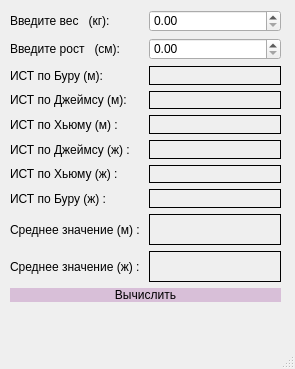
<?xml version="1.0" encoding="UTF-8"?>
<ui version="4.0">
 <class>MainWindow</class>
 <widget class="QMainWindow" name="MainWindow">
  <property name="geometry">
   <rect>
    <x>0</x>
    <y>0</y>
    <width>295</width>
    <height>369</height>
   </rect>
  </property>
  <property name="windowTitle">
   <string>Сухая масса тела</string>
  </property>
  <property name="styleSheet">
   <string notr="true">MainWindow
{
background-color: #E6E6FA;
}
QLabel{
color: #000000;
}
QPushButton{
background-color: Thistle;
border-radius: 10px;
color: #000000;
}
QPushButton::hover{
background-color: #ff3358;
}
QComboBox{
background: #9496a1;
border-radius: 8px;
}
QComboBox::drop-down 
{
    width: 0px;
    height: 0px;
    border: 0px;
}
QComboBox QAbstractItemView {
  color: white;	
  background-color: #9496a1;
  padding: 10px;
  selection-background-color:#9496a1;
border-radius: 10px;
}
QGraphicsView{
border-radius: 50px;
background: white;
}
QMessageBox QLabel{
color: #000000;
}</string>
  </property>
  <widget class="QWidget" name="centralwidget">
   <widget class="QWidget" name="">
    <property name="geometry">
     <rect>
      <x>10</x>
      <y>10</y>
      <width>271</width>
      <height>292</height>
     </rect>
    </property>
    <layout class="QGridLayout" name="gridLayout_6">
     <item row="0" column="0">
      <layout class="QVBoxLayout" name="verticalLayout">
       <item>
        <layout class="QGridLayout" name="gridLayout">
         <item row="1" column="1">
          <widget class="QDoubleSpinBox" name="doubleSpinBox_high">
           <property name="maximum">
            <double>10000.000000000000000</double>
           </property>
          </widget>
         </item>
         <item row="0" column="0">
          <widget class="QLabel" name="label">
           <property name="text">
            <string>Введите вес   (кг):</string>
           </property>
          </widget>
         </item>
         <item row="0" column="1">
          <widget class="QDoubleSpinBox" name="doubleSpinBox_weight">
           <property name="maximum">
            <double>10000.000000000000000</double>
           </property>
          </widget>
         </item>
         <item row="1" column="0">
          <widget class="QLabel" name="label_2">
           <property name="text">
            <string>Введите рост   (см):</string>
           </property>
          </widget>
         </item>
        </layout>
       </item>
       <item>
        <layout class="QGridLayout" name="gridLayout_5">
         <item row="1" column="0">
          <layout class="QGridLayout" name="gridLayout_3">
           <item row="0" column="0">
            <widget class="QLabel" name="label_11">
             <property name="text">
              <string>ИСТ по Джеймсу (ж) :</string>
             </property>
            </widget>
           </item>
           <item row="0" column="1">
            <widget class="QLabel" name="label_result_3_Dshjemsw">
             <property name="frameShape">
              <enum>QFrame::Panel</enum>
             </property>
             <property name="text">
              <string/>
             </property>
            </widget>
           </item>
           <item row="1" column="0">
            <widget class="QLabel" name="label_10">
             <property name="text">
              <string>ИСТ по Хьюму (ж) : </string>
             </property>
            </widget>
           </item>
           <item row="1" column="1">
            <widget class="QLabel" name="label_result_6_X_w">
             <property name="frameShape">
              <enum>QFrame::Panel</enum>
             </property>
             <property name="text">
              <string/>
             </property>
            </widget>
           </item>
           <item row="2" column="0">
            <widget class="QLabel" name="label_7">
             <property name="text">
              <string>ИСТ по Буру (ж) :</string>
             </property>
            </widget>
           </item>
           <item row="2" column="1">
            <widget class="QLabel" name="label_bur_w">
             <property name="frameShape">
              <enum>QFrame::Panel</enum>
             </property>
             <property name="text">
              <string/>
             </property>
            </widget>
           </item>
          </layout>
         </item>
         <item row="0" column="0">
          <layout class="QGridLayout" name="gridLayout_2">
           <item row="2" column="0">
            <widget class="QLabel" name="label_5">
             <property name="text">
              <string>ИСТ по Хьюму (м) : </string>
             </property>
            </widget>
           </item>
           <item row="0" column="0">
            <widget class="QLabel" name="label_4">
             <property name="text">
              <string>ИСТ по Буру (м):</string>
             </property>
            </widget>
           </item>
           <item row="1" column="0">
            <widget class="QLabel" name="label_6">
             <property name="text">
              <string>ИСТ по Джеймсу (м):</string>
             </property>
            </widget>
           </item>
           <item row="2" column="2">
            <widget class="QLabel" name="label_result_4_X_m">
             <property name="frameShape">
              <enum>QFrame::Panel</enum>
             </property>
             <property name="text">
              <string/>
             </property>
            </widget>
           </item>
           <item row="1" column="2">
            <widget class="QLabel" name="label_result_2_dsheims_m">
             <property name="frameShape">
              <enum>QFrame::Panel</enum>
             </property>
             <property name="text">
              <string/>
             </property>
            </widget>
           </item>
           <item row="0" column="2">
            <widget class="QLabel" name="label_result_bur_m">
             <property name="frameShape">
              <enum>QFrame::Panel</enum>
             </property>
             <property name="text">
              <string/>
             </property>
            </widget>
           </item>
          </layout>
         </item>
         <item row="2" column="0">
          <layout class="QGridLayout" name="gridLayout_4">
           <item row="1" column="1">
            <widget class="QLabel" name="label_result_sr_w">
             <property name="frameShape">
              <enum>QFrame::Box</enum>
             </property>
             <property name="text">
              <string/>
             </property>
            </widget>
           </item>
           <item row="0" column="0">
            <widget class="QLabel" name="label_8">
             <property name="text">
              <string>Среднее значение (м) :</string>
             </property>
            </widget>
           </item>
           <item row="0" column="1">
            <widget class="QLabel" name="label_result_sr_m">
             <property name="frameShape">
              <enum>QFrame::Box</enum>
             </property>
             <property name="text">
              <string/>
             </property>
            </widget>
           </item>
           <item row="1" column="0">
            <widget class="QLabel" name="label_12">
             <property name="text">
              <string>Среднее значение (ж) :</string>
             </property>
            </widget>
           </item>
          </layout>
         </item>
        </layout>
       </item>
      </layout>
     </item>
     <item row="1" column="0">
      <widget class="QPushButton" name="pushButton">
       <property name="text">
        <string>Вычислить</string>
       </property>
      </widget>
     </item>
    </layout>
   </widget>
  </widget>
  <widget class="QMenuBar" name="menubar">
   <property name="geometry">
    <rect>
     <x>0</x>
     <y>0</y>
     <width>295</width>
     <height>21</height>
    </rect>
   </property>
  </widget>
  <widget class="QStatusBar" name="statusbar"/>
 </widget>
 <resources/>
 <connections/>
</ui>
